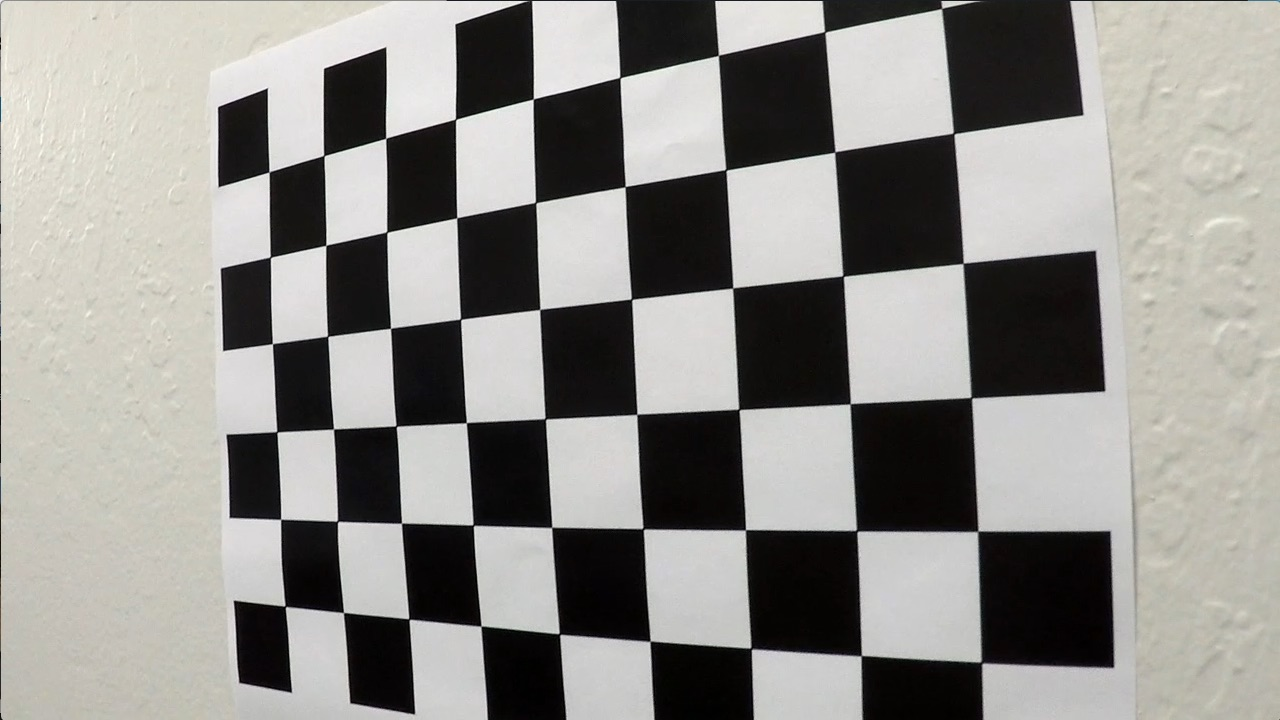
#> input picture camera_cal/calibration4.jpg, 1280 x 720 px
$ python CamCal.py
#> lines starting #> are read from the running program, lines starting #| are printed output that depends on the picture
import numpy as np
import matplotlib.image as mpimg
import matplotlib.pyplot as plt
import os, glob
import random
import pickle

try:
    from cv2 import cv2
except:
    import cv2

random.seed(5)

# pickle_save_path = './caliberation_data.pkl'
pickle_save_path = './camera_cal/caliberation_data.pkl'


# [80 lines left out: functions get_images_path_list, get_obj_img_pts, draw_corners, caliberate, disp_compare_img, caliberation_data, not called in this run]


def caliberate_from_pickle(img=None, disp=False):
#> called with disp = False
    data = pickle.load(open(pickle_save_path, 'rb'))
#> (reads camera_cal/caliberation_data.pkl from the repository)
    mtx = data['mtx']
    dist = data['dist']
    if img is None:
        imgp = './camera_cal/calibration4.jpg'
        img = cv2.imread(imgp)
#> img is the input picture: shape (720, 1280, 3); mean B, G, R 138.8, 142.7, 144.2
    undist = cv2.undistort(img, mtx, dist, None, mtx)
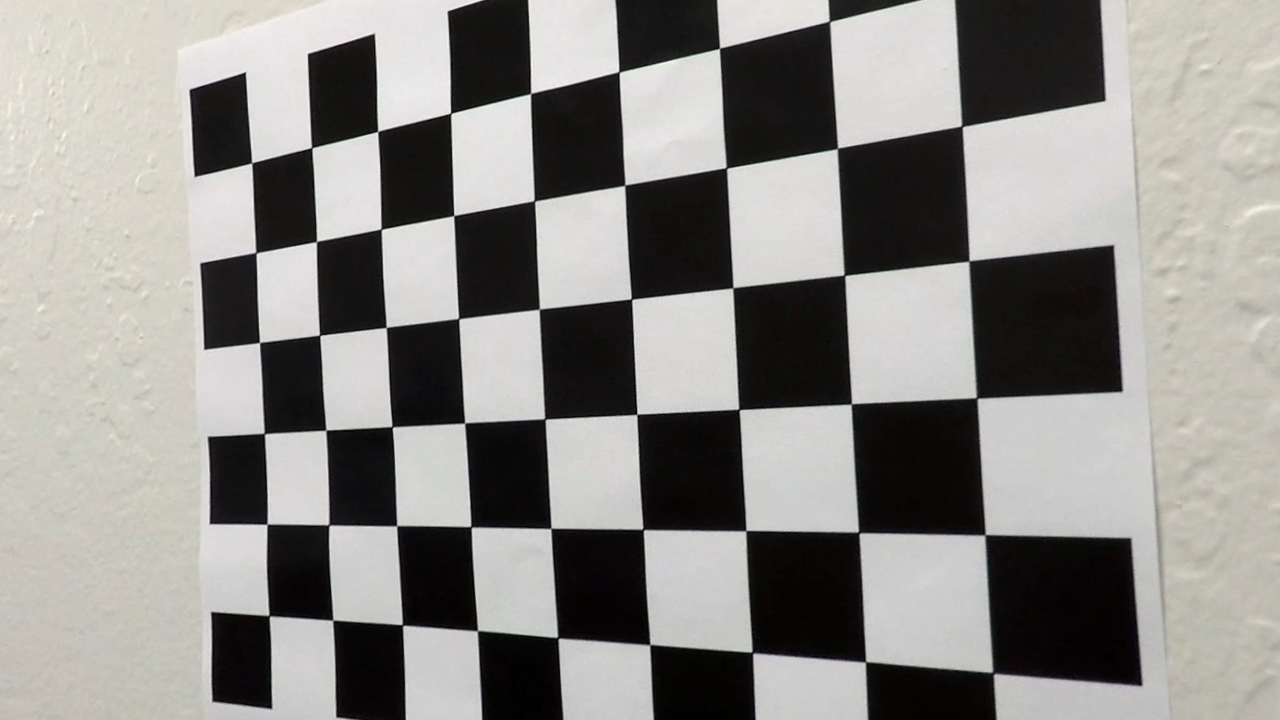
#> undist: shape (720, 1280, 3); mean B, G, R 136, 139.4, 140.9
    if disp:
        disp_compare_img(img, undist)
    return undist


if __name__ == '__main__':
    # [4 lines of commented-out code are left out]
    caliberate_from_pickle()
